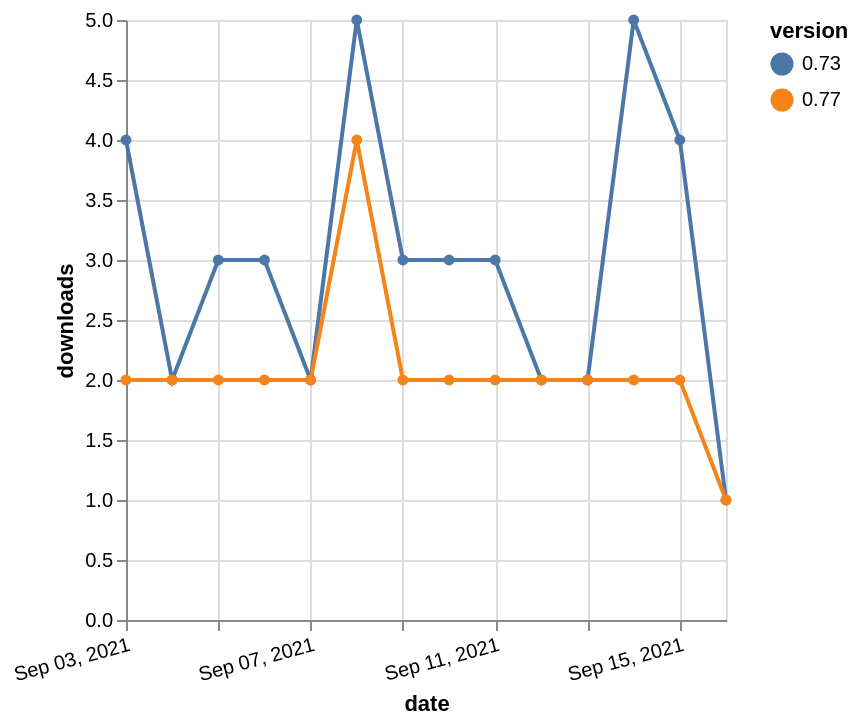

Here is the Vega-Lite specification saved for this chart:
### Vega-Lite specification from a JSON file in a GitHub repository (floating-point values rounded to 4 significant figures)
{"$schema": "https://vega.github.io/schema/vega-lite/v5.json", "description": "A simple bar chart with embedded data.", "data": {"values": [{"date": "2021-09-03", "total": 3553, "delta": 4, "version": "0.73"}, {"date": "2021-09-04", "total": 3555, "delta": 2, "version": "0.73"}, {"date": "2021-09-05", "total": 3558, "delta": 3, "version": "0.73"}, {"date": "2021-09-06", "total": 3561, "delta": 3, "version": "0.73"}, {"date": "2021-09-07", "total": 3563, "delta": 2, "version": "0.73"}, {"date": "2021-09-08", "total": 3568, "delta": 5, "version": "0.73"}, {"date": "2021-09-09", "total": 3571, "delta": 3, "version": "0.73"}, {"date": "2021-09-10", "total": 3574, "delta": 3, "version": "0.73"}, {"date": "2021-09-11", "total": 3577, "delta": 3, "version": "0.73"}, {"date": "2021-09-12", "total": 3579, "delta": 2, "version": "0.73"}, {"date": "2021-09-13", "total": 3581, "delta": 2, "version": "0.73"}, {"date": "2021-09-14", "total": 3586, "delta": 5, "version": "0.73"}, {"date": "2021-09-15", "total": 3590, "delta": 4, "version": "0.73"}, {"date": "2021-09-16", "total": 3591, "delta": 1, "version": "0.73"}, {"date": "2021-09-03", "total": 3281, "delta": 2, "version": "0.77"}, {"date": "2021-09-04", "total": 3283, "delta": 2, "version": "0.77"}, {"date": "2021-09-05", "total": 3285, "delta": 2, "version": "0.77"}, {"date": "2021-09-06", "total": 3287, "delta": 2, "version": "0.77"}, {"date": "2021-09-07", "total": 3289, "delta": 2, "version": "0.77"}, {"date": "2021-09-08", "total": 3293, "delta": 4, "version": "0.77"}, {"date": "2021-09-09", "total": 3295, "delta": 2, "version": "0.77"}, {"date": "2021-09-10", "total": 3297, "delta": 2, "version": "0.77"}, {"date": "2021-09-11", "total": 3299, "delta": 2, "version": "0.77"}, {"date": "2021-09-12", "total": 3301, "delta": 2, "version": "0.77"}, {"date": "2021-09-13", "total": 3303, "delta": 2, "version": "0.77"}, {"date": "2021-09-14", "total": 3305, "delta": 2, "version": "0.77"}, {"date": "2021-09-15", "total": 3307, "delta": 2, "version": "0.77"}, {"date": "2021-09-16", "total": 3308, "delta": 1, "version": "0.77"}]}, "width": "container", "mark": {"type": "line", "point": {"filled": true}}, "encoding": {"x": {"field": "date", "type": "temporal", "timeUnit": "yearmonthdate", "title": "date", "axis": {"labelAngle": -15}}, "y": {"field": "delta", "type": "quantitative", "title": "downloads"}, "color": {"field": "version", "type": "nominal"}, "tooltip": {"field": "delta"}}}
